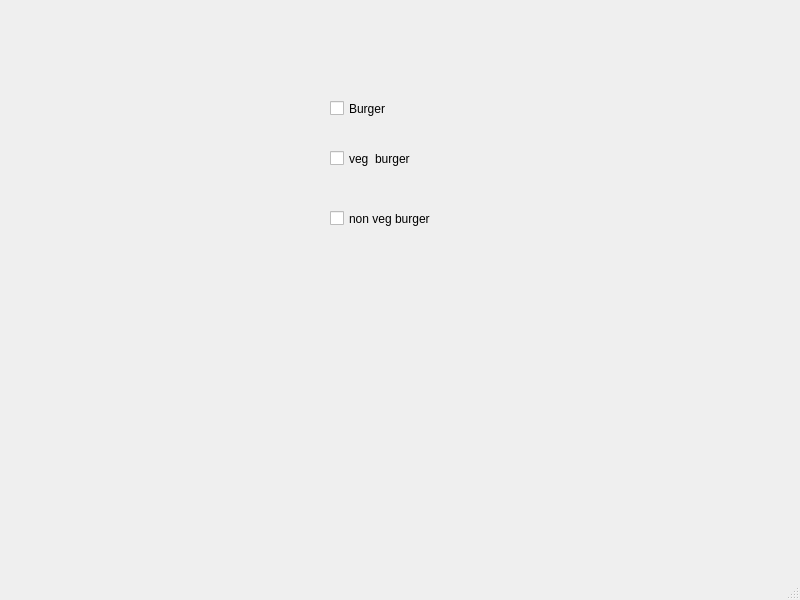
<?xml version="1.0" encoding="UTF-8"?>
<ui version="4.0">
 <class>MainWindow</class>
 <widget class="QMainWindow" name="MainWindow">
  <property name="geometry">
   <rect>
    <x>0</x>
    <y>0</y>
    <width>800</width>
    <height>600</height>
   </rect>
  </property>
  <property name="windowTitle">
   <string>MainWindow</string>
  </property>
  <widget class="QWidget" name="centralwidget">
   <widget class="QCheckBox" name="checkBox">
    <property name="geometry">
     <rect>
      <x>330</x>
      <y>100</y>
      <width>151</width>
      <height>17</height>
     </rect>
    </property>
    <property name="text">
     <string>Burger</string>
    </property>
   </widget>
   <widget class="QCheckBox" name="checkBox_2">
    <property name="geometry">
     <rect>
      <x>330</x>
      <y>150</y>
      <width>111</width>
      <height>17</height>
     </rect>
    </property>
    <property name="text">
     <string>veg  burger</string>
    </property>
   </widget>
   <widget class="QCheckBox" name="checkBox_3">
    <property name="geometry">
     <rect>
      <x>330</x>
      <y>210</y>
      <width>111</width>
      <height>17</height>
     </rect>
    </property>
    <property name="text">
     <string>non veg burger</string>
    </property>
   </widget>
  </widget>
  <widget class="QMenuBar" name="menubar">
   <property name="geometry">
    <rect>
     <x>0</x>
     <y>0</y>
     <width>800</width>
     <height>26</height>
    </rect>
   </property>
  </widget>
  <widget class="QStatusBar" name="statusbar"/>
 </widget>
 <resources/>
 <connections/>
</ui>
